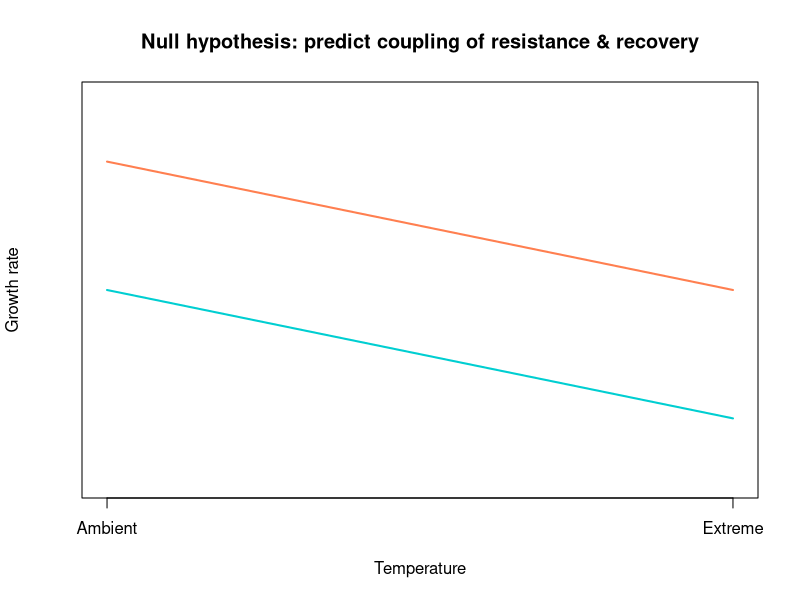
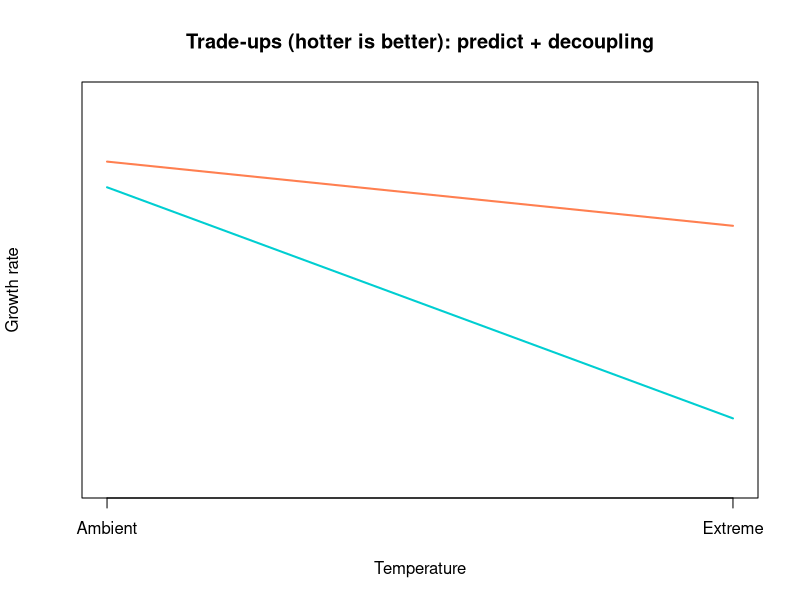
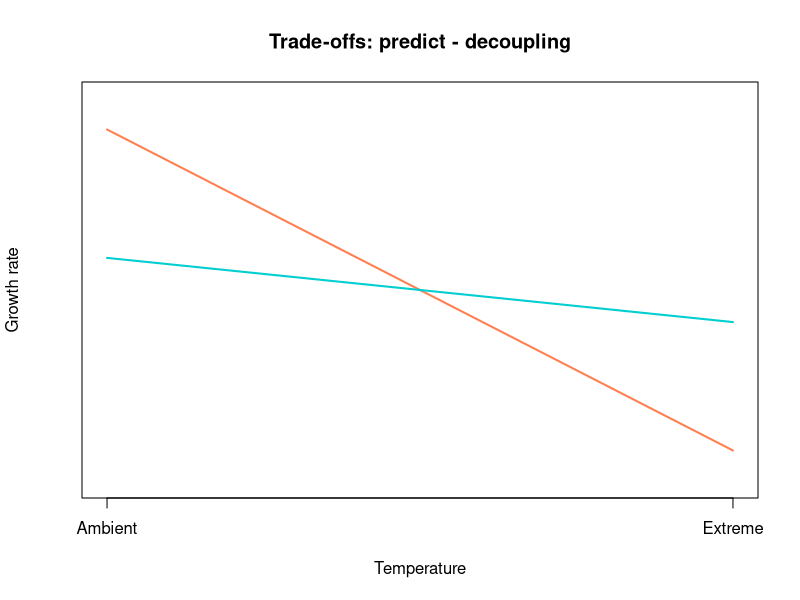
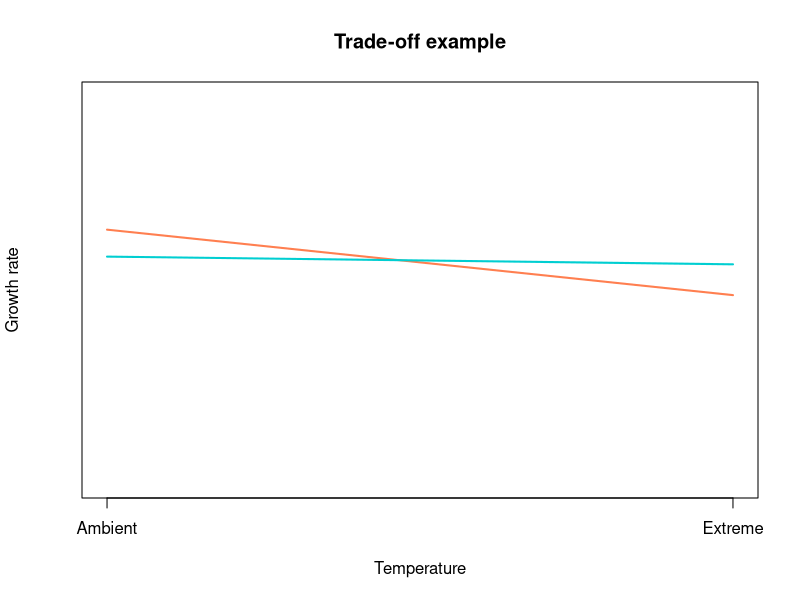
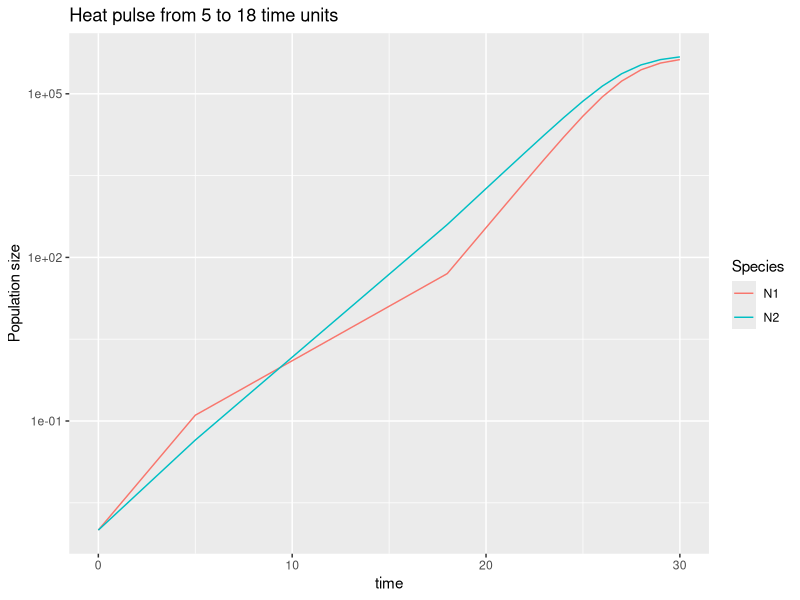
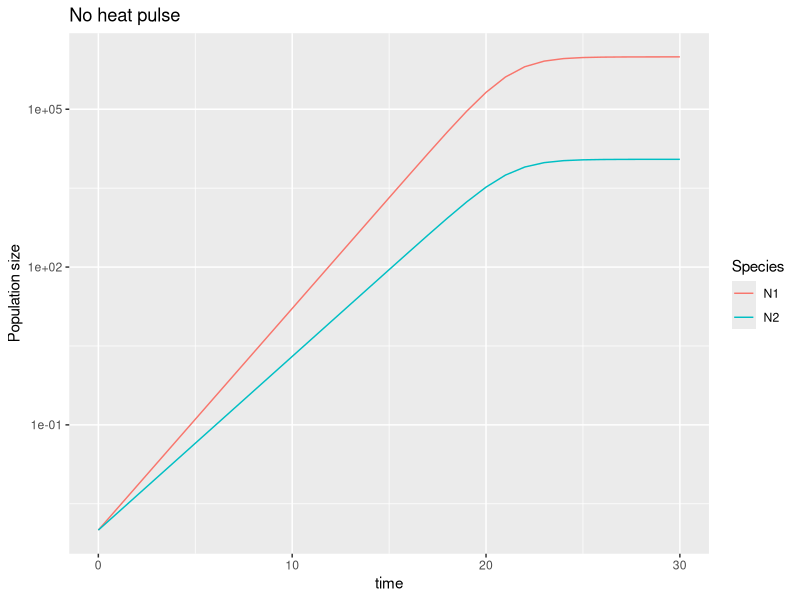
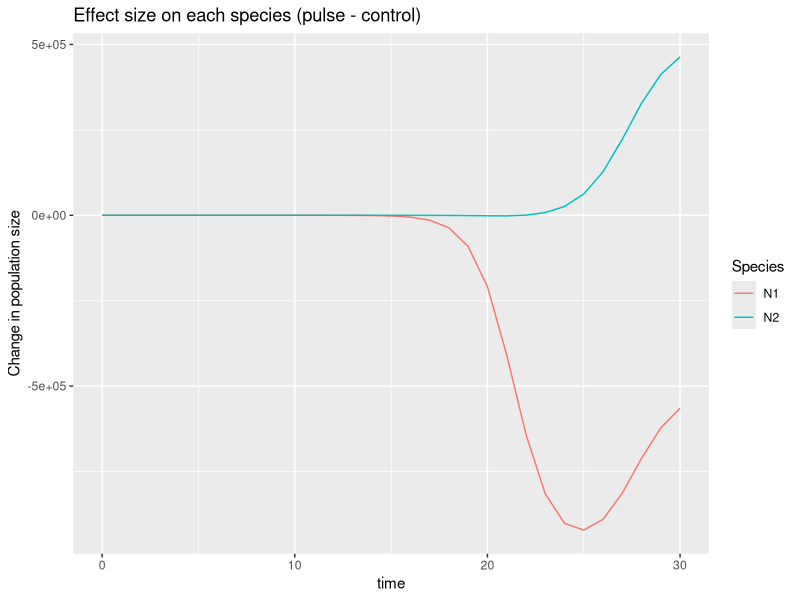
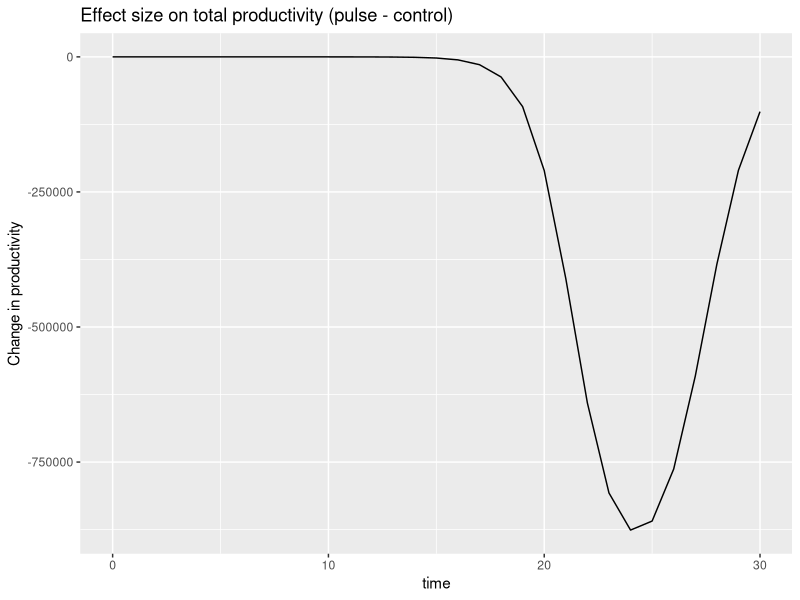

Reproduce these figures in R, in order.
## ---- chunk 1
library(deSolve) # for solving ordinary differential equations
library(vegan) # to estimate diversity
library(tidyverse) # for everything
## ---- chunk 2
plot_muSchematic <- function(fast_ambient, fast_extreme, slo_ambient, slo_extreme,
                             plot_title){
  plot(x=1:2, y=c(fast_ambient, fast_extreme),
       type = "n", xaxt = "n", ylim = c(-1, 2), yaxt = "n",
       xlab = "Temperature", ylab = "Growth rate", main=plot_title)
  # Add custom x-axis labels
  axis(1, at = c(1, 2), labels = c("Ambient", "Extreme"))
  # Draw the two lines
  lines(x=1:2, y=c(fast_ambient, fast_extreme), col="coral", lwd = 2)
  lines(x=1:2, y=c(slo_ambient, slo_extreme), col="darkturquoise", lwd = 2)
}


# make plot for no effect:
plot_muSchematic(slo_ambient = 0.5, slo_extreme = -0.5, fast_ambient = 1.5, fast_extreme = 0.5,
                 plot_title = "Null hypothesis: predict coupling of resistance & recovery")

# make plot for Trade-Ups:
plot_muSchematic(slo_ambient = 1.3, slo_extreme = -0.5, fast_ambient = 1.5, fast_extreme = 1,
                 plot_title = "Trade-ups (hotter is better): predict + decoupling")

# make plot for Trade-Offs:
plot_muSchematic(slo_ambient = 0.75, slo_extreme = 0.25, fast_ambient = 1.75, fast_extreme = -0.75,
                 plot_title = "Trade-offs: predict - decoupling")
## ---- chunk 3
# define the set of ordinary differential equations
ODE_2sp <- function(time, init, params){
  with (as.list(c(time, init, params)), {
    dN1_dt = N1 * mu1 * (1 - (N1 + N2)/K)
    dN2_dt = N2 * mu2 * (1 - (N1 + N2)/K)
    return(list(c(dN1 = dN1_dt, dN2 = dN2_dt)))
  })
}

# a function to simulate the community for a constant temperature
sim_1temp <- function(time, init, params) {
  # solve the system of ODE's for the requested time points:
  sim <- ode(func = ODE_2sp, y = init, parms = params, times = time, method="ode23")
  # make a long data.frame with trees and grass over time
  return(data.frame(sim))
}

# a function to simulate a pulse perturbation
sim_pulse <- function(times, # a vector of length 3: when extreme heat starts, when it stops, and total time
                      mu_ambient, # a named vector of length 2: mu1 and m2
                      mu_extreme, # a named vector of length 2: mu1 and m2
                      K,
                      init # a named vector of length 2: N1 and N2
                      ) {
  # simulate the time at ambient temperature before the start of the heat pulse
  sim <- sim_1temp(time = 0:times[1],
                   init = init,
                   params = c(K=K, mu_ambient["mu1"], mu_ambient["mu2"]))
  
  # then simulate the heat pulse itself and append it to the simulation results
  sim <- rbind(sim[-(times[1]+1),], # remove final value of previous simulation bc it's redundant
               sim_1temp(time = times[1]:times[2], # from beginning to end of heat pulse
                         init = unlist(sim[(times[1]+1),-1]), # initialize from the final values of the previous simulation
                         params = c(K=K, mu_extreme["mu1"], mu_extreme["mu2"])) # use the growth rates during extreme heat
               )
  
  # finally simulate the recovery after heat pulse and append it to the results
  sim <- rbind(sim[-(times[2]+1),],
               sim_1temp(time = times[2]:times[3], # from end of heat pulse to end of time
                         init = unlist(sim[(times[2]+1),-1]),
                         params = c(K=K, mu_ambient["mu1"], mu_ambient["mu2"])) # growth rates at ambient
               )
  
  return(sim)
}

# TO DO: a function to simulate serial transfers with/out pulse perturbations
sim_serialTransf <- function(trmt) {
  # check that trmt has an allowed value
  stopifnot(trmt %in% c("ctrl", "6h", "12h", "24h", "48h"))
  
  # 
}


# a function to get the effect size
heatVScontrol_effect <- function(simdata_heat, # output from sim_pulse
                                 simdata_control # output from sim_1temp for corresponding no-heat control
                                 ) {
  # initialize the data.frame for output
  out_df <- simdata_heat
  
  # get the effect size for each of the 2 species population sizes
  out_df$N1 <- simdata_heat$N1 - simdata_control$N1
  out_df$N2 <- simdata_heat$N2 - simdata_control$N2
  
  # get the effect size on total productivity
  out_df$productivity <- out_df$N1 + out_df$N2
  
  # get the effect size on Shannon diversity
  div_heat <- diversity(simdata_heat[,-1], index = "shannon")
  div_control <- diversity(simdata_control[,-1], index = "shannon")
  out_df$diversity <- div_heat - div_control
  
  return(out_df)
}

##################################################

# let's try out an example
State <- c(N1=0.001, N2=0.001)
heat_pulse_times <- c(5,18,30)
carrying_cap <- 10^6
sp1_ambient <- 0.97
sp1_extreme <- 0.46
sp2_ambient <- 0.76
sp2_extreme <- 0.7

plot_muSchematic(fast_ambient = sp1_ambient, fast_extreme = sp1_extreme,
                 slo_ambient = sp2_ambient, slo_extreme = sp2_extreme,
                 plot_title = "Trade-off example")

# simulate the community with heat pulse
simEX <- sim_pulse(times=heat_pulse_times, init=State, K=carrying_cap,
                   mu_ambient=c(mu1=sp1_ambient, mu2=sp2_ambient), mu_extreme=c(mu1=sp1_extreme, mu2=sp2_extreme))

# plot the example under heat pulse conditions
ggplot(pivot_longer(simEX, cols = N1:N2),
       aes(x=time, y=value, colour=name)) +
  geom_line() +
  labs(title = "Heat pulse from 5 to 18 time units", y="Population size", colour = "Species") +
  scale_y_log10()

# simulate the community WITHOUT heat pulse (i.e., no heat control)
simCTRL <- sim_1temp(time = 0:heat_pulse_times[3],
                   init = State,
                   params = c(K=carrying_cap, mu1=sp1_ambient, mu2=sp2_ambient))
# plot the no heat control:
ggplot(pivot_longer(simCTRL, cols = N1:N2),
       aes(x=time, y=value, colour=name)) +
  geom_line() +
  labs(title = "No heat pulse", y="Population size", colour = "Species") +
  scale_y_log10()


################ let's look at the effect size in different ways:
effects_df <- heatVScontrol_effect(simdata_heat=simEX, simdata_control=simCTRL)

# plot per species
ggplot(effects_df %>%
         select(time, N1, N2) %>% pivot_longer(cols = N1:N2),
       aes(x=time, y=value, colour=name)) +
  geom_line() +
  labs(title = "Effect size on each species (pulse - control)", y="Change in population size", colour = "Species")

# total productivity
ggplot(effects_df %>%
         select(time, productivity),
       aes(x=time, y=productivity)) +
  geom_line() +
  labs(title = "Effect size on total productivity (pulse - control)", y="Change in productivity")

# Shannon diversity
ggplot(effects_df %>%
         select(time, diversity),
       aes(x=time, y=diversity)) +
  geom_line() +
  labs(title = "Effect size on Shannon diversity (pulse - control)", y="Change in diversity")


################ finally, we can plot resistance vs recovery
temp_df <- data.frame(prod_resist = effects_df$productivity[which(effects_df$time == heat_pulse_times[2])],
prod_recov = effects_df$productivity[which(effects_df$time == heat_pulse_times[3])])

ggplot(temp_df, aes(x = prod_resist, y = prod_recov)) +
  geom_point(color = "blue") +
  geom_abline(intercept = 0, slope = 1, color = "black") +
  xlim(c(temp_df$prod_resist, temp_df$prod_recov)) +
  ylim(c(temp_df$prod_resist, temp_df$prod_recov)) +
  labs(title = "Effect on total Productivity", x="Resistance", y="Recovery")



temp_df <- data.frame(div_resist = effects_df$diversity[which(effects_df$time == heat_pulse_times[2])],
div_recov = effects_df$diversity[which(effects_df$time == heat_pulse_times[3])])

ggplot(temp_df, aes(x = div_resist, y = div_recov)) +
  geom_point(color = "blue") +
  geom_abline(intercept = 0, slope = 1, color = "black") +
  xlim(c(temp_df$div_resist, temp_df$div_recov)) +
  ylim(c(temp_df$div_resist, temp_df$div_recov)) +
  labs(title = "Effect on Shannon diversity", x="Resistance", y="Recovery")
